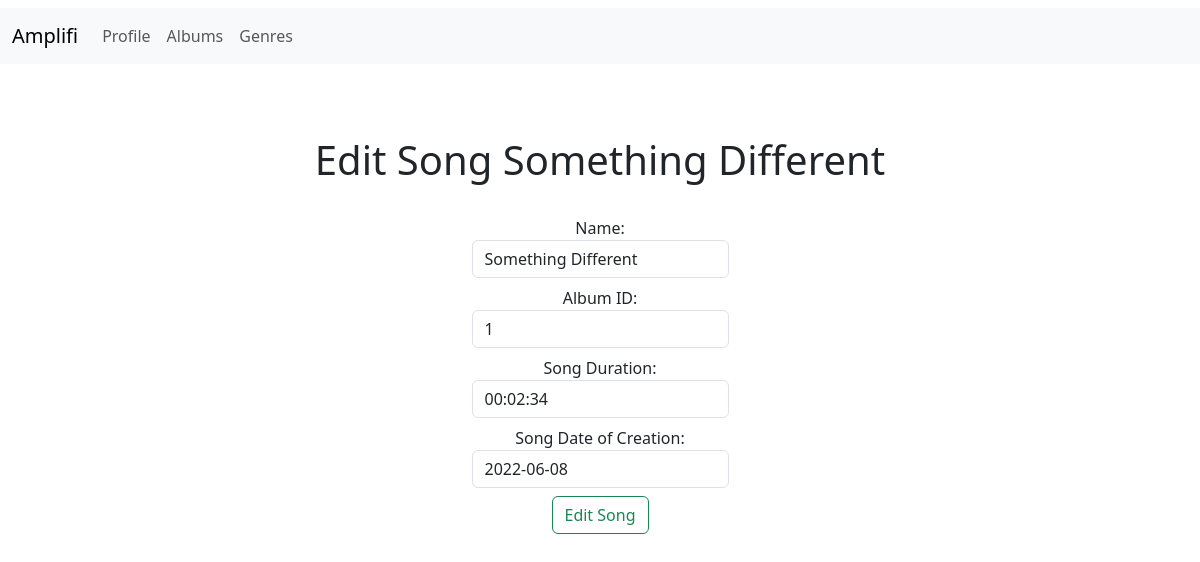
Page /song/1/edit-song (signed in) on the committed database.
### app.py (models this page shows)
class Song(db.Model):
    __tablename__ = 'song'
    id = db.Column(db.Integer, primary_key=True, autoincrement=True)
    songname = db.Column(db.String(50), nullable=False)
    album_id = db.Column(db.Integer, db.ForeignKey('album.id'), nullable=False)
    songlyrics_path = db.Column(db.String(255), nullable=True)
    songduration = db.Column(db.Time, nullable=False)
    songdateofcreation = db.Column(db.Date, nullable=False)
    playlists = db.relationship('Playlist', backref='song', lazy=True)

### app.py (the view)
@app.route('/song/<int:id>/edit-song')
@admin_required
def edit_song_page(id):
    song = Song.query.get(id)
    return render_template('song/edit_song.html', user=User.query.get(session['user_id']), song=song, albums=Album.query.all())

### app.py (called while the page is built)
def admin_required(func):
  @wraps(func)
  def inner(*args, **kwargs):
    if 'user_id' not in session:
      flash('You need to login first.')
      return redirect (url_for('login_page'))
    user = User.query.get(session['user_id'])
    if not user.isadmin:
      flash('You are not authorised to view this page.')
      return redirect(url_for('index_page'))
    return func(*args, **kwargs)
  return inner

### templates/song/edit_song.html (shortened to what this page needs)
{% extends 'layout.html' %}
	{% block content %}
		<h1>Edit Song {{song.songname}}</h1>
		<form method='post' class='form'>
			<label for='name' class='form-label'>Name:
				<input type='text' name='name' id='name' class='form-control' required value='{{song.songname}}' />
			</label>
			<label for='name' class='form-label'>Album ID:
				<input type='text' name='album_id' id='album_id' class='form-control' required value='{{song.album_id}}' />
			</label>
			<label for='name' class='form-label'>Song Duration:
				<input type='text' name='songduration' id='songduration' class='form-control' required value='{{song.songduration}}' />
			</label>
			<label for='name' class='form-label'>Song Date of Creation:
				<input type='text' name='songdateofcreation' id='songdateofcreation' class='form-control' required value='{{song.songdateofcreation}}' />
			</label>
			<input type='submit' value='Edit Song' class='btn btn-outline-success'>
		</form>
	{% endblock %}

### templates/song/edit_song.html (style rules this page uses)
.form { margin-top: 32px; display: flex; flex-direction: column; align-items: center; }
h1 { margin-top: 64px; text-align:center; }

### rows in the picture
Song: songname "Something Different", name "Something Different", album_id "1", songduration "00:02:34", songdateofcreation "2022-06-08"
